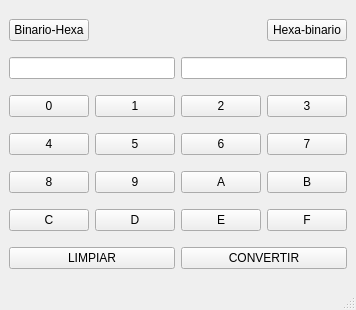
<?xml version="1.0" encoding="UTF-8"?>
<ui version="4.0">
 <class>MainWindow</class>
 <widget class="QMainWindow" name="MainWindow">
  <property name="geometry">
   <rect>
    <x>0</x>
    <y>0</y>
    <width>350</width>
    <height>310</height>
   </rect>
  </property>
  <property name="windowTitle">
   <string>MainWindow</string>
  </property>
  <widget class="QWidget" name="centralwidget">
   <layout class="QGridLayout" name="gridLayout">
    <item row="6" column="3">
     <widget class="QPushButton" name="pushButton_9">
      <property name="text">
       <string>F</string>
      </property>
     </widget>
    </item>
    <item row="4" column="2">
     <widget class="QPushButton" name="pushButton_11">
      <property name="text">
       <string>6</string>
      </property>
     </widget>
    </item>
    <item row="4" column="0">
     <widget class="QPushButton" name="pushButton_20">
      <property name="text">
       <string>4</string>
      </property>
     </widget>
    </item>
    <item row="7" column="0" colspan="2">
     <widget class="QPushButton" name="pushButton_8">
      <property name="text">
       <string>LIMPIAR</string>
      </property>
     </widget>
    </item>
    <item row="6" column="1">
     <widget class="QPushButton" name="pushButton_14">
      <property name="text">
       <string>D</string>
      </property>
     </widget>
    </item>
    <item row="6" column="0">
     <widget class="QPushButton" name="pushButton_18">
      <property name="text">
       <string>C</string>
      </property>
     </widget>
    </item>
    <item row="4" column="1">
     <widget class="QPushButton" name="pushButton">
      <property name="text">
       <string>5</string>
      </property>
     </widget>
    </item>
    <item row="4" column="3">
     <widget class="QPushButton" name="pushButton_3">
      <property name="text">
       <string>7</string>
      </property>
     </widget>
    </item>
    <item row="5" column="0">
     <widget class="QPushButton" name="pushButton_19">
      <property name="text">
       <string>8</string>
      </property>
     </widget>
    </item>
    <item row="3" column="2">
     <widget class="QPushButton" name="pushButton_2">
      <property name="text">
       <string>2</string>
      </property>
     </widget>
    </item>
    <item row="3" column="1">
     <widget class="QPushButton" name="pushButton_6">
      <property name="text">
       <string>1</string>
      </property>
     </widget>
    </item>
    <item row="3" column="3">
     <widget class="QPushButton" name="pushButton_7">
      <property name="text">
       <string>3</string>
      </property>
     </widget>
    </item>
    <item row="5" column="2">
     <widget class="QPushButton" name="pushButton_12">
      <property name="text">
       <string>A</string>
      </property>
     </widget>
    </item>
    <item row="3" column="0">
     <widget class="QPushButton" name="pushButton_5">
      <property name="text">
       <string>0</string>
      </property>
     </widget>
    </item>
    <item row="5" column="1">
     <widget class="QPushButton" name="pushButton_15">
      <property name="text">
       <string>9</string>
      </property>
     </widget>
    </item>
    <item row="5" column="3">
     <widget class="QPushButton" name="pushButton_4">
      <property name="text">
       <string>B</string>
      </property>
     </widget>
    </item>
    <item row="7" column="2" colspan="2">
     <widget class="QPushButton" name="pushButton_10">
      <property name="text">
       <string>CONVERTIR</string>
      </property>
     </widget>
    </item>
    <item row="6" column="2">
     <widget class="QPushButton" name="pushButton_13">
      <property name="text">
       <string>E</string>
      </property>
     </widget>
    </item>
    <item row="0" column="0">
     <widget class="QPushButton" name="pushButton_16">
      <property name="text">
       <string>Binario-Hexa</string>
      </property>
     </widget>
    </item>
    <item row="0" column="3">
     <widget class="QPushButton" name="pushButton_17">
      <property name="text">
       <string>Hexa-binario</string>
      </property>
     </widget>
    </item>
    <item row="1" column="0" colspan="2">
     <widget class="QLineEdit" name="lineEdit"/>
    </item>
    <item row="1" column="2" colspan="2">
     <widget class="QLineEdit" name="lineEdit_2"/>
    </item>
   </layout>
  </widget>
  <widget class="QMenuBar" name="menubar">
   <property name="geometry">
    <rect>
     <x>0</x>
     <y>0</y>
     <width>350</width>
     <height>22</height>
    </rect>
   </property>
  </widget>
  <widget class="QStatusBar" name="statusbar"/>
 </widget>
 <resources/>
 <connections/>
</ui>
